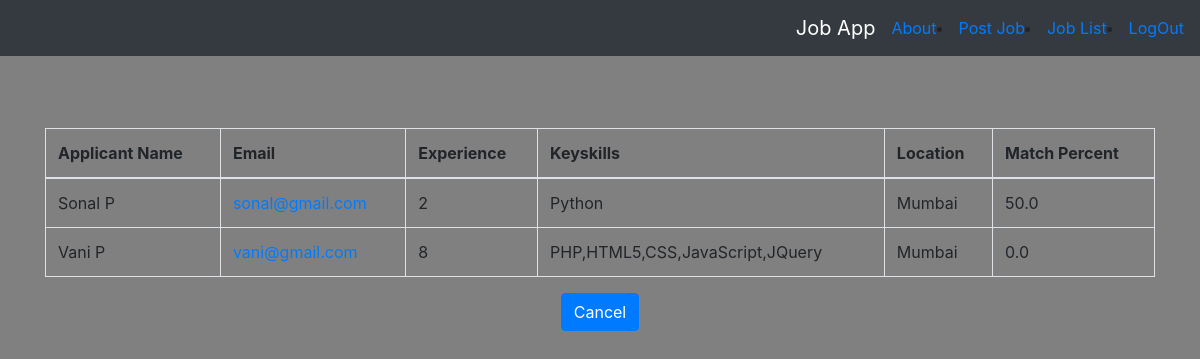
The app's page /postjob/displayjobapplications/4/ (signed in) with its own data.
### accounts/models.py (models this page shows, shortened)
class EmployeeProfile(models.Model):
    user = models.OneToOneField(User,on_delete=models.CASCADE)
    experience = models.PositiveIntegerField()
    keyskills = models.TextField(max_length=500)
    location = models.CharField(max_length=100)
    cv_file = models.FileField(upload_to='cv_folder',blank=True)
    def __str__(self):
        return self.user.email

class User(AbstractUser):
    username = None
    ROLE_CHOICES = (('employer','employer'),
            ('employee','employee'))
    email = models.EmailField(unique=True,blank=False,error_messages={'unique':"Email already exists.Use another Email"})
    role = models.CharField(max_length=100,choices=ROLE_CHOICES)
    phone_number = models.PositiveIntegerField(blank=True,null=True)
    USERNAME_FIELD = "email"
    REQUIRED_FIELDS = []
    objects = UserManager()

### postjob/views.py (the view)
# urls.py: path('displayjobapplications/<int:pk>/',views.display_job_applications,name='jobapplications'),
@login_required(login_url=reverse_lazy('accounts:login'))
def display_job_applications(request, pk):
    applicant_list = list()
    if request.user.role == 'employer':
        job = PostJob.objects.get(id=pk)
        job_title = job.title
        job_applications = JobApplication.objects.filter(job=job).order_by('rank')
        job_skill = job.keyskills
        for application in job_applications:
            employee = User.objects.get(email=application.user)
            applicant = EmployeeProfile.objects.get(user=employee)
            applicant_skill = applicant.keyskills
            similar_skill, match_percent = match_skills(job_skill, applicant_skill)
            app_dict = {'name': employee.first_name + " " + employee.last_name, 'applicant': applicant,
                        'rank': match_percent}
            applicant_list.append(app_dict)
        applicant_list = sorted(applicant_list, key=itemgetter('rank'), reverse=True)
    return render(request, 'postjob/display_applications.html',
                  {'job_title': job_title, 'applicant_list': applicant_list})

### postjob/views.py (called while the page is built)
def match_skills(job_skill, applicant_skill):
    job_skill = split_list(job_skill)
    applicant_skill = split_list(applicant_skill)
    skill_len = len(job_skill)
    job_skill = convert_lower(job_skill)
    applicant_skill = convert_lower(applicant_skill)
    skills_matched = set(job_skill) & set(applicant_skill)
    match_percent = (len(skills_matched) / skill_len) * 100
    return skills_matched, match_percent

def convert_lower(text_list):
    lowercase_list = [x.lower() for x in text_list]
    return lowercase_list

def split_list(text_list):
    text_list = text_list.split(",")
    return text_list

### postjob/templates/postjob/display_applications.html
{% extends 'postjob/postjob_base.html' %}
{% block content %}
    <div class="container">
        {% if user.role == "employer" %}
          {% if applicant_list %}
          <br/><br/><br/>
          <table class="table table-bordered">
            <thead>
              <tr>
                <th scope="col"> Applicant Name</th>
                <th scope="col">Email</th>
                <th scope="col">Experience</th>
                <th scope="col">Keyskills</th>
                <th scope="col">Location</th>
                <th scope="col">Match Percent</th>
              </tr>
            </thead>
            <tbody>
              {% for application in applicant_list %}
              <tr>
                <td>{{ application.name}}</td>
                <td><a href="mailto:{{ application.applicant.user }}">{{ application.applicant.user }}</a></td>
                <td>{{ application.applicant.experience }}</td>
                <td>{{ application.applicant.keyskills }}</td>
                <td>{{ application.applicant.location }}</td>
                <td>{{ application.rank }}</td>
              </tr>
            {% endfor %}
            </tbody>
          {% else %}
              <h2 align="center">No Applications Received yet!!</h2>
          {% endif %}
        </table>
        <div align="center"> <a class='btn btn-primary' href="{% url 'postjob:list'%}">Cancel</a> </div>
      {% endif %}
    </div>
{% endblock %}

### static/cvproject/css/master.css (style rules this page uses)
body { background-color: gray; }

### records on screen
EmployeeProfile: name "Sonal P", applicant.user "sonal@gmail.com", applicant.experience "2", applicant.keyskills "Python", applicant.location "Mumbai", rank "50.0"
EmployeeProfile: name "Vani P", applicant.user "vani@gmail.com", applicant.experience "8", applicant.keyskills "PHP,HTML5,CSS,JavaScript,JQuery", applicant.location "Mumbai", rank "0.0"
